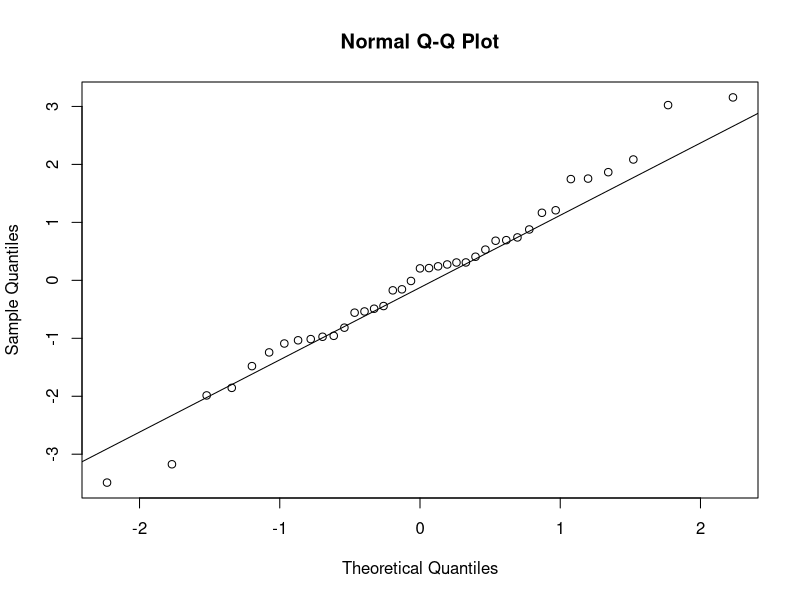
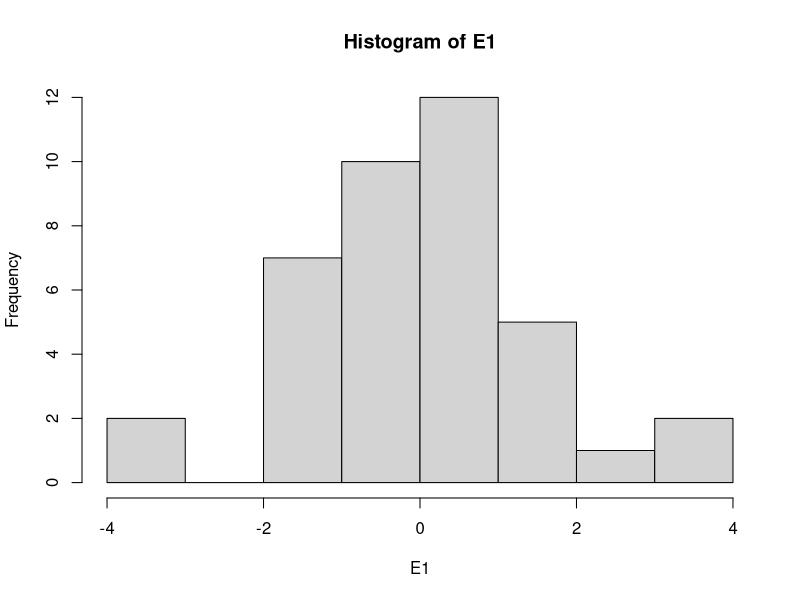
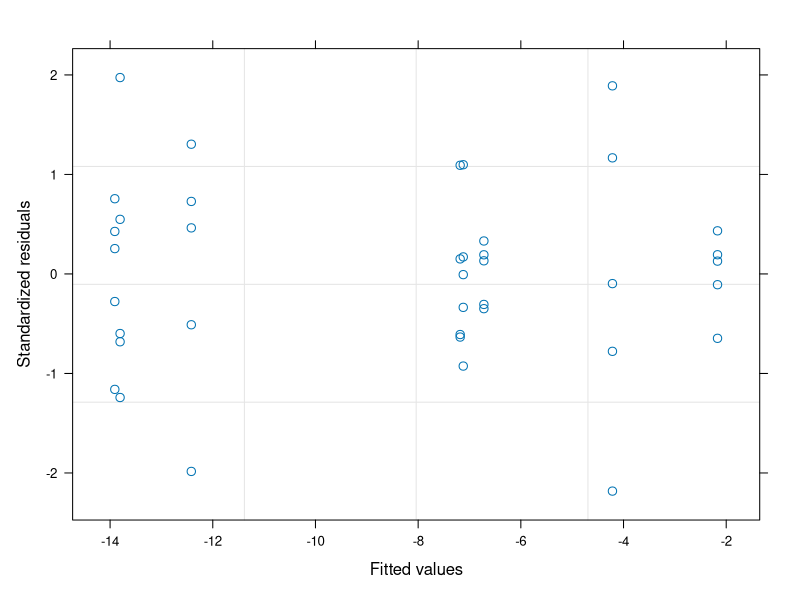

Write R code to recreate these figures, in order. (Note: this script raises an error after producing the figures.)
#Author:  Clay Arango
#Creation date: 10-Feb-19
#Script to analyze NDS data from Summer 2018 NDS work with S. Roley and A. Alexiades

#packages
install.packages("nlme")
install.packages("nortest")
install.packages("dplyr")
install.packages("multcomp")
install.packages("MASS")
install.packages("ggplot2")
library(nlme)
library(nortest)
library(dplyr)
library(multcomp)
library(MASS)
library(ggplot2)

#Load data
cle_fall <- read.table(file="cle_fall.csv", header=T, sep=",")

#set variable
d = cle_fall

#evaluate data to make sure factors are correct
names(d)
unique(d$nutrient) #control, N, NP, NPSi, NSi, P, PSi, Si
unique(d$N) #should be 0 and 1
unique(d$P) #should be 0 and 1
unique(d$Si) #should be 0 and 1
unique(d$top) #should be "sponge" and "glass"
#if need to change, use recode function below. 
d$top<-recode(d$top, "cellulose" ="sponge")
str(d)

#convert N and P vand Si alues (0 or 1 for absence or presence) to factors
d$N<-as.factor(d$N)
d$P<-as.factor(d$P)
d$Si<-as.factor(d$Si)
str(d)

#subset data into gpp and cr response
d.cr = subset(d, top=="sponge", data=d)
d.gpp = subset(d, top=="glass", data=d)

#calculate nrr for cr
x = aggregate(d.cr[,8], list(d.cr$nutrient), mean, na.rm=T)
x
d.cr$cr.nrr = d.cr$cr.area/-7.121497 #is there a prettier way to do this?

#calculate nrr for gpp
x = aggregate(d.gpp[,9], list(d.gpp$nutrient), mean, na.rm=T)
x
d.gpp$gpp.nrr = d.gpp$gpp.area/5.806643 #is there a prettier way to do this?

############################################################
#analyze RESPIRATION data
############################################################

M1<-gls(cr.area~N*P*Si, data=d.cr, na.action=na.omit)
E1<-residuals(M1)
qqnorm(E1)
qqline(E1)
ad.test(E1)
   #residuals are not normally distributed, but close p=0.01806
hist(E1)  
plot(M1)

plot(filter(d.cr, !is.na(cr.area)) %>% dplyr::select(nutrient), 
     E1, xlab="nutrient", ylab="Residuals")
bartlett.test(cr.area~nutrient, data=d.cr)
   #variance test is ok

anova(M1)
  #co-limited by P and Si

x <- group_by(d.cr, nutrient) %>%  # Grouping function causes subsequent functions to aggregate by season and reach
  summarize(cr.mean = abs(mean(cr.area, na.rm = TRUE)), # na.rm = TRUE to remove missing values
            cr.sd=abs(sd(cr.area, na.rm = TRUE)),  # na.rm = TRUE to remove missing values
            n = sum(!is.na(cr.area)), # of observations, excluding NAs. 
            cr.se=cr.sd/sqrt(n))

ggplot(data=x, aes(x=nutrient, y=cr.mean)) + 
  geom_bar(stat="identity", position=position_dodge(), color = "black") + 
  geom_errorbar(aes(ymin=cr.mean, ymax=cr.mean+cr.se), width=0.2, 
                position=position_dodge(0.9)) + 
  xlab("Nutrient") +
  ylab(expression(Respiration~(ug~O[2]~m^{-2}~h^{-1}))) +
  ylim(0,20) +
  labs(fill="Light") +
  theme_bw() +
  theme(panel.grid.major=element_blank(),
        panel.grid.minor=element_blank(),
        legend.title=element_text(size=6),
        legend.key=element_blank(), 
        legend.position=c(0.5,0.95), 
        legend.text=element_text(size=8), 
        legend.background=element_blank(), 
        legend.direction="horizontal", 
        legend.key.size=unit(0.3, "cm"), 
        axis.title.y=element_text(size=8), 
        axis.title.x=element_text(size=8), 
        axis.text.x=element_text(size=8))

#ggsave('output/figures/Ring_fall.tiff',
#       units="in",
#       width=3.25,
#       height=3.25,
#       dpi=1200,
#       compression="lzw")

############################################################
#analyze the PRODUCTION data
############################################################

M1<-gls(gpp.area~N*P*Si, data=d.gpp, na.action=na.omit) 
E1<-residuals(M1)
qqnorm(E1)
qqline(E1)
ad.test(E1)
   #residuals are normal

hist(E1, xlab="residuals", main="")
plot(M1)

plot(filter(d.gpp, !is.na(gpp.area)) %>% dplyr::select(nutrient), 
     E1, xlab="nutrient", ylab="Residuals")
bartlett.test(gpp.area~nutrient, data=d.gpp)
   #below 0.05, but just barely

anova(M1)
  #P:Si

x <- group_by(d.gpp, nutrient) %>%  # Grouping function causes subsequent functions to aggregate by season and reach
  summarize(gpp.mean = abs(mean(gpp.area, na.rm = TRUE)), # na.rm = TRUE to remove missing values
            gpp.sd=abs(sd(gpp.area, na.rm = TRUE)),  # na.rm = TRUE to remove missing values
            n = sum(!is.na(gpp.area)), # of observations, excluding NAs. 
            gpp.se=gpp.sd/sqrt(n))

ggplot(data=x, aes(x=nutrient, y=gpp.mean)) + 
  geom_bar(stat="identity", position=position_dodge(), color = "black") + 
  geom_errorbar(aes(ymin=gpp.mean, ymax=gpp.mean+gpp.se), width=0.2, 
                position=position_dodge(0.9)) + 
  xlab("Nutrient") +
  ylab(expression(Production~(ug~O[2]~m^{-2}~h^{-1}))) +
  labs(fill="Light") +
  theme_bw() +
  theme(panel.grid.major=element_blank(),
        panel.grid.minor=element_blank(), 
        legend.title=element_text(size=6), 
        legend.key=element_blank(),  
        legend.position=c(0.5,0.95),  
        legend.text=element_text(size=8),  
        legend.background=element_blank(),  
        legend.direction="horizontal",  
        legend.key.size=unit(0.3, "cm"),  
        axis.title.y=element_text(size=8),  
        axis.title.x=element_text(size=8),  
        axis.text.x=element_text(size=8))

#ggsave('output/figures/gppByNutrient.tiff',
#       units="in",
#       width=3.25,
#       height=3.25,
#       dpi=1200,
#       compression="lzw")


#BELOW HERE IS NOT EDITED





############################################################
#analyze the CHL-A biomass on disks

M1<-gls(chla~N*P*light, data=roza_sum.chla, na.action=na.omit)
E1<-residuals(M1)
qqnorm(E1)
qqline(E1)
ad.test(E1)
  #residuals look bad (p=0.001)
hist(E1)
plot(M1)

vf1 = varIdent(form = ~ 1|N*P)
vf2 = varIdent(form = ~ 1|light)
vf3 = varIdent(form = ~ 1|N*P*light)
vf4 = varPower(form = ~ fitted(.)) 
vf5 = varExp(form = ~ fitted(.))
vf6 = varConstPower(form = ~ fitted(.))
vf7 = varExp(form = ~ fitted(.)|nutrient)

M2<-gls(chla~N*P*light, data=roza_sum.chla, na.action=na.omit, weights=vf1)
M3<-gls(chla~N*P*light, data=roza_sum.chla, na.action=na.omit, weights=vf2)
M4<-gls(chla~N*P*light, data=roza_sum.chla, na.action=na.omit, weights=vf3)
M5<-gls(chla~N*P*light, data=roza_sum.chla, na.action=na.omit, weights=vf4)
M6<-gls(chla~N*P*light, data=roza_sum.chla, na.action=na.omit, weights=vf5)
M7<-gls(chla~N*P*light, data=roza_sum.chla, na.action=na.omit, weights=vf6)
M8<-gls(chla~N*P*light, data=roza_sum.chla, na.action=na.omit, weights=vf7)

anova(M1,M2,M3,M4,M5,M6,M7,M8)

#M3 is best on AIC

E3<-residuals(M3)
qqnorm(E3)
qqline(E3)
ad.test(E3)
#residuals are not normal (p=0.001)
hist(E3, xlab="residuals", main="")
plot(M3)
  #hist and plot look good

plot(filter(roza_sum.chla, !is.na(chla)) %>% dplyr::select(light), 
     E3, xlab="light", ylab="Residuals")
bartlett.test(chla~light, data=roza_sum.chla)

plot(filter(roza_sum.chla, !is.na(chla)) %>% dplyr::select(nutrient), 
     E3, xlab="nutrient", ylab="Residuals")
bartlett.test(chla~nutrient, data=roza_sum.chla)

anova(M3)

#light is significant and N and P separately interact with light

x<-roza_sum.chla[complete.cases(roza_sum.chla$chla),]

with(x, 
     interaction.plot(nutrient,light,chla, 
                      ylim=c(0,1.5),lty=c(1,12),lwd=2,ylab="Chlorophyll a", 
                      xlab="Nutrient", trace.label="Light"))

x <- group_by(roza_sum.chla, nutrient, light) %>%  # Grouping function causes subsequent functions to aggregate by season and reach
  summarize(chla.mean = mean(chla, na.rm = TRUE), # na.rm = TRUE to remove missing values
            chla.sd=sd(chla, na.rm = TRUE),  # na.rm = TRUE to remove missing values
            n = sum(!is.na(chla)), # of observations, excluding NAs. 
            chla.se=chla.sd/sqrt(n))

ggplot(data=x, 
       aes(x=nutrient, y=chla.mean, fill=light)) + 
  geom_bar(stat="identity", position=position_dodge(), color = "black") + 
  geom_errorbar(aes(ymin=chla.mean, ymax=chla.mean+chla.se), width=0.2, 
                position=position_dodge(0.9)) + 
  scale_fill_manual(values=c("white","black")) +
  xlab("Nutrient") +
  ylab(expression(Chlorophyll~a~(ug~cm^{-2}))) +
  ylim(0,1.7) +
  labs(fill="Light") +
  theme_bw() +
  theme(panel.grid.major=element_blank(), 
        panel.grid.minor=element_blank(), 
        legend.title=element_text(size=6), 
        legend.key=element_blank(), 
        legend.position=c(0.5,0.95), 
        legend.text=element_text(size=8), 
        legend.background=element_blank(), 
        legend.direction="horizontal", 
        legend.key.size=unit(0.3, "cm"), 
        axis.title.y=element_text(size=8), 
        axis.title.x=element_text(size=8), 
        axis.text.x=element_text(size=8))

ggsave('output/figures/chlaByNutrientLight.tiff',
       units="in",
       width=3.25,
       height=3.25,
       dpi=1200,
       compression="lzw")



############################################################
############################################################
#calculate nrr mean and standard error
x1 <- group_by(roza_sum, nutrient, light) %>%  # Grouping function causes subsequent functions to aggregate by season and reach
  summarize(chla.nrr.mean = mean(chla.nrr, na.rm = TRUE), # na.rm = TRUE to remove missing values
            chla.nrr.sd=sd(chla.nrr, na.rm = TRUE),  # na.rm = TRUE to remove missing values
            chla.n = sum(!is.na(chla.nrr)), # of observations, excluding NAs. 
            chla.nrr.se=chla.nrr.sd/sqrt(chla.n))


x2 <- group_by(roza_sum, nutrient, light) %>%  # Grouping function causes subsequent functions to aggregate by season and reach
  summarize(gpp.nrr.mean = mean(gpp.nrr, na.rm = TRUE), # na.rm = TRUE to remove missing values
            gpp.nrr.sd=sd(gpp.nrr, na.rm = TRUE),  # na.rm = TRUE to remove missing values
            gpp.n = sum(!is.na(gpp.nrr)), # of observations, excluding NAs. 
            gpp.nrr.se=gpp.nrr.sd/sqrt(gpp.n))

x3 <- group_by(roza_sum, nutrient, light) %>%  # Grouping function causes subsequent functions to aggregate by season and reach
  summarize(cr.nrr.mean = mean(cr.nrr, na.rm = TRUE), # na.rm = TRUE to remove missing values
            cr.nrr.sd=sd(cr.nrr, na.rm = TRUE),  # na.rm = TRUE to remove missing values
            cr.n = sum(!is.na(cr.nrr)), # of observations, excluding NAs. 
            cr.nrr.se=cr.nrr.sd/sqrt(cr.n))

roza_sum.nrr<-cbind(x1,x2,x3)
roza_sum.nrr <- roza_sum.nrr[, !duplicated(colnames(roza_sum.nrr))]
write.csv(roza_sum.nrr, "roza_sum.nrr.csv")
